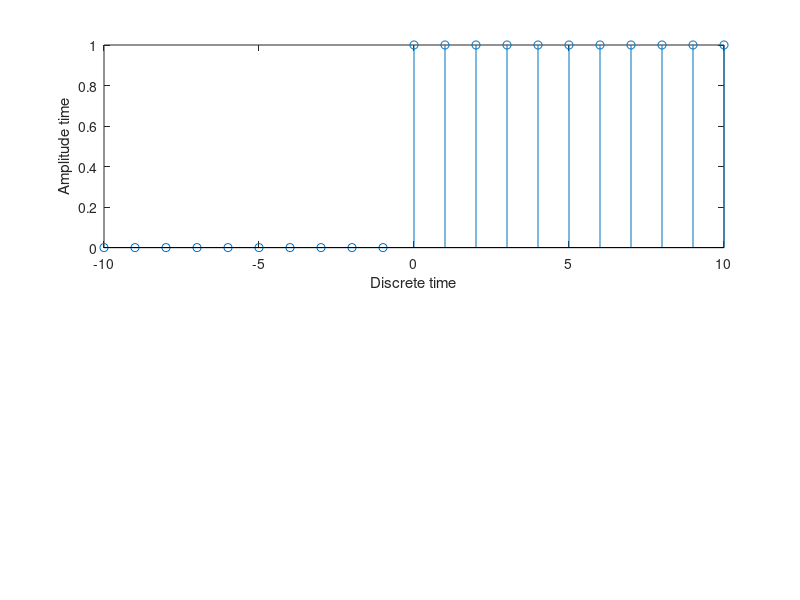

Write the MATLAB code that produced this figure. (Note: this script raises an error after producing the figure.)
clc;
close all;
clear all;
%unit step for discrete
n=-10:10;
u=[zeros(1,10),ones(1,11)];
subplot(2,1,1)
stem(n,u);
xlabel('Discrete time');
ylabel('Amplitude time');
%unit step for continuous


t= -10:.001:10;
y=heaviside(t);
subplot(2,1,2);
plot(t,y,'linewidth',3);
axix([-12 12 -1 2]);
subplot(2,1,2);
